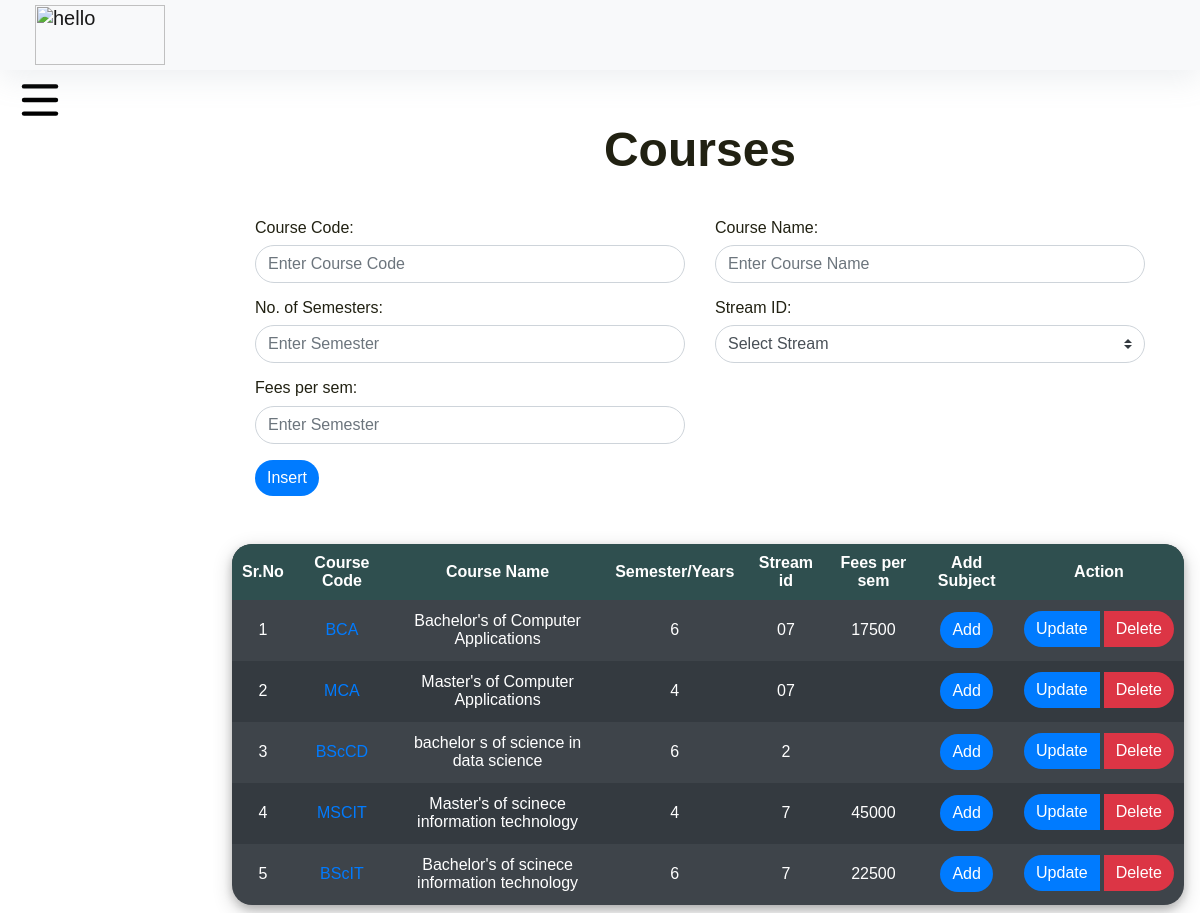
Page /dept_admin/courses.php (signed in) on the committed database.
### tables this page shows
CREATE TABLE IF NOT EXISTS `courses` (
  `course_id` int NOT NULL AUTO_INCREMENT,
  `course_code` varchar(10) NOT NULL,
  `course_name` varchar(50) NOT NULL,
  `no_of_semester` varchar(10) NOT NULL,
  `dept_id` varchar(10) NOT NULL,
  `stream_id` varchar(10) NOT NULL,
  `fees_per_sem` varchar(6) NOT NULL,
  PRIMARY KEY (`course_id`)
);

### dept_admin/courses.php (the view, shortened to what this page needs)
<?php include('../common/header.php') ?>
<?php
require_once "../connection/connection.php";
if (!isset($_SESSION["Logininfo"])) {
	echo '<script type="text/javascript">window.location.href = "index.php";</script>';
} else {
	$userid = $_SESSION['Logininfo']['user_id'];
	$password = $_SESSION['Logininfo']['password'];
	$query = "SELECT *
		FROM department AS d
		INNER JOIN admin_info AS a
		ON a.dept_id = d.dept_id
		WHERE a.user_id = '$userid'
		AND a.password = '$password'";
	$result = mysqli_query($con, $query);
	$row = mysqli_fetch_array($result);
	$admin_dept_id = substr($row["dept_id"], 0, 2);
}
?>
<!doctype html>
<html lang="en">
<head>
	<link rel="stylesheet" type="text/css" href="../bootstrap/css/bootstrap.min.css">
	<link rel="stylesheet" type="text/css" href="../css/footer.css">
	<link rel="stylesheet" type="text/css" href="../css/header.css">
	<link rel="stylesheet" type="text/css" href="../css/style.css">
	<link rel="stylesheet" href="https://stackpath.bootstrapcdn.com/font-awesome/4.7.0/css/font-awesome.min.css">
</head>
<body>
	<main role="main" class="col-xl-10 col-lg-12 col-md-12 ml-sm-auto px-md-4 mb-2 w-100">
		<div class="sub-main">
			<div class="p-0 rounded text-center">
				<h1>Courses</h1>
			</div>
			<div class="container">
				<div class="modal-body">
					<?php
					if (isset($_GET['course_code'])):
						$course_code = $_GET['course_code'];
						$row = get_course_data($con, $course_code);
						?>
						<form action="courses.php" method="post">
							<div class="row mt-3">
								<div class="col-md-6">
									<div class="form-group">
										<input type="hidden" name="action" value="update">
										<label for="exampleInputEmail1">Course Code: </label>
										<input readonly value="<?php echo !empty($row['course_code']) ? $row['course_code'] : ''; ?>"
											type="text" name="course_code" class="form-control" required
											placeholder="Enter Course Code">
									</div>
								</div>
								<div class="col-md-6">
									<div class="form-group">
										<label for="exampleInputPassword1">Course Name:</label>
										<input value="<?php echo !empty($row['course_name']) ? $row['course_name'] : ''; ?>"
											type="text" name="course_name" class="form-control" required
											placeholder="Enter Course Name">
									</div>
								</div>
							</div>
							<div class="row">
								<div class="col-md-6">
									<div class="form-group">
										<label for="exampleInputEmail1">No. of Semesters:</label>
										<input
											value="<?php echo !empty($row['no_of_semester']) ? $row['no_of_semester'] : ''; ?>"
											type="text" name="no_of_semesters" class="form-control" required
											placeholder="Enter Semester">
									</div>
								</div>
								<div class="col-md-6">
									<div class="form-group">
										<label for="exampleInputEmail1">Stream ID:</label>
										<select class="browser-default custom-select" name="stream_id" required="">
											<?php echo !empty($row['stream_id']) ? '<option value="' . $row['stream_id'] . ' " selected hidden>' . $row['stream_id'] . '</option>' : ''; ?>
											<?php
											$query = "SELECT * FROM stream";
											$run = mysqli_query($con, $query);
											while ($row_stream = mysqli_fetch_array($run)) {
												echo "<option value='" . $row_stream['id'] . "'>" . $row_stream['stream_name'] . " (" . $row_stream['id'] . ")</option>";
											}
											?>
										</select>
									</div>
								</div>
							</div>
							<div class="row">
								<div class="col-md-6">
									<div class="form-group">
										<label for="exampleInputEmail1">Fees per sem:</label>
										<input
											value="<?php echo !empty($row['fees_per_sem']) ? $row['fees_per_sem'] : ''; ?>"
											type="text" name="fees_per_sem" class="form-control" required
											placeholder="Enter Fees">
									</div>
								</div>
							</div>
							<div class="row w-100">
								<div class="col-md-12">
									<input type="submit" name="sub" value="Update" class="btn btn-primary ml-auto">
								</div>
							</div>
						</form>
					<?php else: ?>
						<form action="courses.php" method="post">
							<div class="row mt-3">
								<div class="col-md-6">
									<div class="form-group">
										<label for="exampleInputEmail1">Course Code: </label>
										<input value="" type="text" name="course_code" class="form-control" required
											placeholder="Enter Course Code" >
									</div>
								</div>
								<div class="col-md-6">
									<div class="form-group">
										<label for="exampleInputPassword1">Course Name:</label>
										<input value="" type="text" name="course_name" class="form-control" required
											placeholder="Enter Course Name">
									</div>
								</div>
							</div>
							<div class="row">
								<div class="col-md-6">
									<div class="form-group">
										<label for="exampleInputEmail1">No. of Semesters:</label>
										<input value="" type="text" name="no_of_semesters" class="form-control" required
											placeholder="Enter Semester">
									</div>
								</div>
								<div class="col-md-6">
									<div class="form-group">
										<label for="exampleInputEmail1">Stream ID:</label>
										<select class="browser-default custom-select" name="stream_id" required="">
											<option disabled selected hidden>Select Stream</option>
										</select>
									</div>
								</div>
							</div>
							<div class="row">
								<div class="col-md-6">
									<div class="form-group">
										<label for="exampleInputEmail1">Fees per sem:</label>
										<input value="" type="text" name="fees_per_sem" class="form-control" required
											placeholder="Enter Semester">
									</div>
								</div>
							</div>
							<div class="row w-100">
								<div class="col-md-12">
									<input type="submit" name="sub" value="Insert" class=" btn btn-primary ml-auto">
								</div>
							</div>
						</form>
					<?php endif; ?>
				</div>
			</div>
		</div>
		<div class="row">
			<div class="col-md-12 ml-2 table-responsive-md">
				<section class="mt-3">
					<table style="margin-left: 0 ; margin-right:0;"
						class="w-100  table-dark container table-striped table-hover table-elements table-one-tr "
						cellpadding="10">
						<thead class="thead-dark">
							<tr class="table-tr-head table-three text-white">
								<th style="border-radius: 20px 0 0 0;">Sr.No</th>
								<th>Course Code</th>
								<th>Course Name</th>
								<th>Semester/Years</th>
								<th>Stream id</th>
								<th>Fees per sem</th>
								<th>Add Subject</th>
								<th colspan="2" style="border-radius: 0 20px 0 0;">Action</th>
							</tr>
						</thead>
						<?php
						$rows_per_page = 10;
						if (isset($_GET['page'])) {
							$page = intval($_GET['page']);
						} else {
							$page = 1;
						}
						$sr = ($page - 1) * $rows_per_page + 1;
						$query = "SELECT * FROM courses WHERE dept_id=$admin_dept_id LIMIT " . ($page - 1) * $rows_per_page . ",$rows_per_page";
						$run = mysqli_query($con, $query);
						while ($row = mysqli_fetch_array($run)) {
							echo "<tr>";
							echo "<td>" . $sr++ . "</td>";
							echo "<td><a href='course_details.php?course_code=".$row['course_code']."'>" . $row['course_code'] . "</a></td>";
							echo "<td>" . $row['course_name'] . "</td>";
							echo "<td>" . $row['no_of_semester'] . "</td>";
							echo "<td>" . $row['stream_id'] . "</td>";
							echo "<td>" . $row['fees_per_sem'] . "</td>"; ?>
							<td class="">
								<a style="border-radius:20px; " class="btn btn-primary"
									href="subjects.php?course_code=<?= $row['course_code'] ?>">Add</a></td>
							<td width='170' class="button">
								<a class="btn btn-primary mr-1"
									href="courses.php?course_code=<?= $row['course_code'] ?>">Update</a>
								<a class="btn btn-danger" href="delete-function.php?course_code=<?= $row['course_code'] ?>"
									onclick="return confirm('Are you sure you want to delete this course?')">Delete</a>
							</td>
							<?php echo "</tr>";
						}
						?>
					</table>
				</section>
			</div>
		</div>
	</main>
</body>
</html>

### Css/header.css (style rules this page uses)
body { font-family: "Poppins", sans-serif; font-size: 16px; line-height: 24px; font-weight: 400; color: #212112; background-position: center; background-repeat: repeat; background-size: 7%; background-color: #fff; overflow-x: hidden; transition: all 200ms linear; }
body, header { margin: 0; padding: 0; border: 0; margin-top: 60px; font-size: 100%; font: inherit; vertical-align: baseline; }
*, *:before, *:after { -moz-box-sizing: border-box; -webkit-box-sizing: border-box; box-sizing: border-box; }
@media screen and (max-width: 1680px) { body, input, select, textarea { font-size: 13pt; } }
@media screen and (max-width: 1280px) { body, input, select, textarea { font-size: 12pt; } }
h1 { font-size: 48px; line-height: 1.2; font-weight: 700; color: #212112; text-align: center; }

### Css/style.css (style rules this page uses)
main.col-xl-10.col-lg-12.col-md-12.ml-sm-auto.px-md-4.mb-2.w-100 { padding-top: 1; }

### dept_admin/courses.php (style rules this page uses)
table { border-radius: 30px; text-align: center; }
a.btn.btn-primary { border-radius: 20px 0 0 20px; }
a.btn.btn-danger { border-radius: 0 20px 20px 0; }
.btn { border: 0; }
.btn-primary { border: 0; }
td { height: 50px; text-align: center; }
thead tr th { height: 45px; background-color: darkslategrey; color: white; text-align: center; }
table { border-radius: 20px; box-shadow: 0 4px 8px 0 rgba(0, 0, 0, 0.2), 0 6px 20px 0 rgba(0, 0, 0, 0.19); }
select.browser-default.custom-select { border-radius: 20px; }
input.form-control { border-radius: 20px; }
input.btn.btn-primary { border-radius: 20px; }
td.button { margin-top: 11px; display: inline-table; }

### rows in the picture
courses: course_code "BCA", course_name "Bachelor's of Computer Applications", no_of_semester "6", stream "07", fees_per_sem "17500"
courses: course_code "MCA", course_name "Master's of Computer Applications", no_of_semester "4", stream "07"
courses: course_code "BScCD", course_name "bachelor s of science in data science", no_of_semester "6", stream "2"
courses: course_code "MSCIT", course_name "Master's of scinece information technology", no_of_semester "4", stream "7", fees_per_sem "45000"
courses: course_code "BScIT", course_name "Bachelor's of scinece information technology", no_of_semester "6", stream "7", fees_per_sem "22500"
